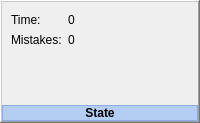
              <widget class="QFrame" name="stateFrame">
               <property name="sizePolicy">
                <sizepolicy hsizetype="Maximum" vsizetype="Preferred">
                 <horstretch>0</horstretch>
                 <verstretch>0</verstretch>
                </sizepolicy>
               </property>
               <property name="frameShape">
                <enum>QFrame::WinPanel</enum>
               </property>
               <property name="frameShadow">
                <enum>QFrame::Raised</enum>
               </property>
               <property name="lineWidth">
                <number>3</number>
               </property>
               <property name="midLineWidth">
                <number>3</number>
               </property>
               <layout class="QGridLayout" name="gridLayout_3">
                <property name="leftMargin">
                 <number>0</number>
                </property>
                <property name="rightMargin">
                 <number>0</number>
                </property>
                <property name="bottomMargin">
                 <number>0</number>
                </property>
                <item row="3" column="0" colspan="2">
                 <widget class="QLabel" name="stateFrameTitle">
                  <property name="sizePolicy">
                   <sizepolicy hsizetype="Preferred" vsizetype="Fixed">
                    <horstretch>0</horstretch>
                    <verstretch>0</verstretch>
                   </sizepolicy>
                  </property>
                  <property name="font">
                   <font>
                    <bold>true</bold>
                   </font>
                  </property>
                  <property name="styleSheet">
                   <string notr="true">background-color: rgba(0, 100, 255, 0.25);</string>
                  </property>
                  <property name="frameShape">
                   <enum>QFrame::StyledPanel</enum>
                  </property>
                  <property name="frameShadow">
                   <enum>QFrame::Raised</enum>
                  </property>
                  <property name="text">
                   <string extracomment="Current status">State</string>
                  </property>
                  <property name="alignment">
                   <set>Qt::AlignCenter</set>
                  </property>
                 </widget>
                </item>
                <item row="0" column="0">
                 <widget class="QFrame" name="stateFrameContents">
                  <property name="frameShape">
                   <enum>QFrame::NoFrame</enum>
                  </property>
                  <property name="frameShadow">
                   <enum>QFrame::Plain</enum>
                  </property>
                  <layout class="QVBoxLayout" name="verticalLayout_13">
                   <property name="leftMargin">
                    <number>0</number>
                   </property>
                   <property name="topMargin">
                    <number>0</number>
                   </property>
                   <property name="rightMargin">
                    <number>0</number>
                   </property>
                   <property name="bottomMargin">
                    <number>0</number>
                   </property>
                   <item>
                    <widget class="QFrame" name="stateFrameAboveButtons">
                     <property name="frameShape">
                      <enum>QFrame::NoFrame</enum>
                     </property>
                     <property name="frameShadow">
                      <enum>QFrame::Plain</enum>
                     </property>
                     <layout class="QGridLayout" name="gridLayout_4">
                      <property name="topMargin">
                       <number>0</number>
                      </property>
                      <property name="bottomMargin">
                       <number>0</number>
                      </property>
                      <item row="1" column="0">
                       <widget class="QLabel" name="currentMistakesLabel">
                        <property name="sizePolicy">
                         <sizepolicy hsizetype="Preferred" vsizetype="Fixed">
                          <horstretch>0</horstretch>
                          <verstretch>0</verstretch>
                         </sizepolicy>
                        </property>
                        <property name="text">
                         <string>Mistakes:</string>
                        </property>
                       </widget>
                      </item>
                      <item row="0" column="1">
                       <widget class="QLabel" name="currentTimeNumber">
                        <property name="sizePolicy">
                         <sizepolicy hsizetype="Preferred" vsizetype="Fixed">
                          <horstretch>0</horstretch>
                          <verstretch>0</verstretch>
                         </sizepolicy>
                        </property>
                        <property name="text">
                         <string notr="true">0</string>
                        </property>
                       </widget>
                      </item>
                      <item row="2" column="0">
                       <spacer name="verticalSpacer">
                        <property name="orientation">
                         <enum>Qt::Vertical</enum>
                        </property>
                        <property name="sizeHint" stdset="0">
                         <size>
                          <width>20</width>
                          <height>40</height>
                         </size>
                        </property>
                       </spacer>
                      </item>
                      <item row="0" column="0">
                       <widget class="QLabel" name="currentTimeLabel">
                        <property name="sizePolicy">
                         <sizepolicy hsizetype="Preferred" vsizetype="Fixed">
                          <horstretch>0</horstretch>
                          <verstretch>0</verstretch>
                         </sizepolicy>
                        </property>
                        <property name="text">
                         <string>Time:</string>
                        </property>
                       </widget>
                      </item>
                      <item row="1" column="1">
                       <widget class="QLabel" name="currentMistakesNumber">
                        <property name="sizePolicy">
                         <sizepolicy hsizetype="Preferred" vsizetype="Fixed">
                          <horstretch>0</horstretch>
                          <verstretch>0</verstretch>
                         </sizepolicy>
                        </property>
                        <property name="text">
                         <string notr="true">0</string>
                        </property>
                       </widget>
                      </item>
                     </layout>
                    </widget>
                   </item>
                   <item>
                    <widget class="QFrame" name="stateFrameButtons">
                     <property name="frameShape">
                      <enum>QFrame::NoFrame</enum>
                     </property>
                     <property name="frameShadow">
                      <enum>QFrame::Plain</enum>
                     </property>
                     <layout class="QHBoxLayout" name="horizontalLayout_13">
                      <property name="leftMargin">
                       <number>0</number>
                      </property>
                      <property name="topMargin">
                       <number>0</number>
                      </property>
                      <property name="rightMargin">
                       <number>0</number>
                      </property>
                      <property name="bottomMargin">
                       <number>0</number>
                      </property>
                     </layout>
                    </widget>
                   </item>
                   <item>
                    <widget class="QFrame" name="stateFrameBelowButtons">
                     <property name="frameShape">
                      <enum>QFrame::NoFrame</enum>
                     </property>
                     <property name="frameShadow">
                      <enum>QFrame::Plain</enum>
                     </property>
                     <layout class="QVBoxLayout" name="verticalLayout_12">
                      <property name="leftMargin">
                       <number>0</number>
                      </property>
                      <property name="topMargin">
                       <number>0</number>
                      </property>
                      <property name="rightMargin">
                       <number>0</number>
                      </property>
                      <property name="bottomMargin">
                       <number>0</number>
                      </property>
                     </layout>
                    </widget>
                   </item>
                  </layout>
                 </widget>
                </item>
               </layout>
              </widget>
